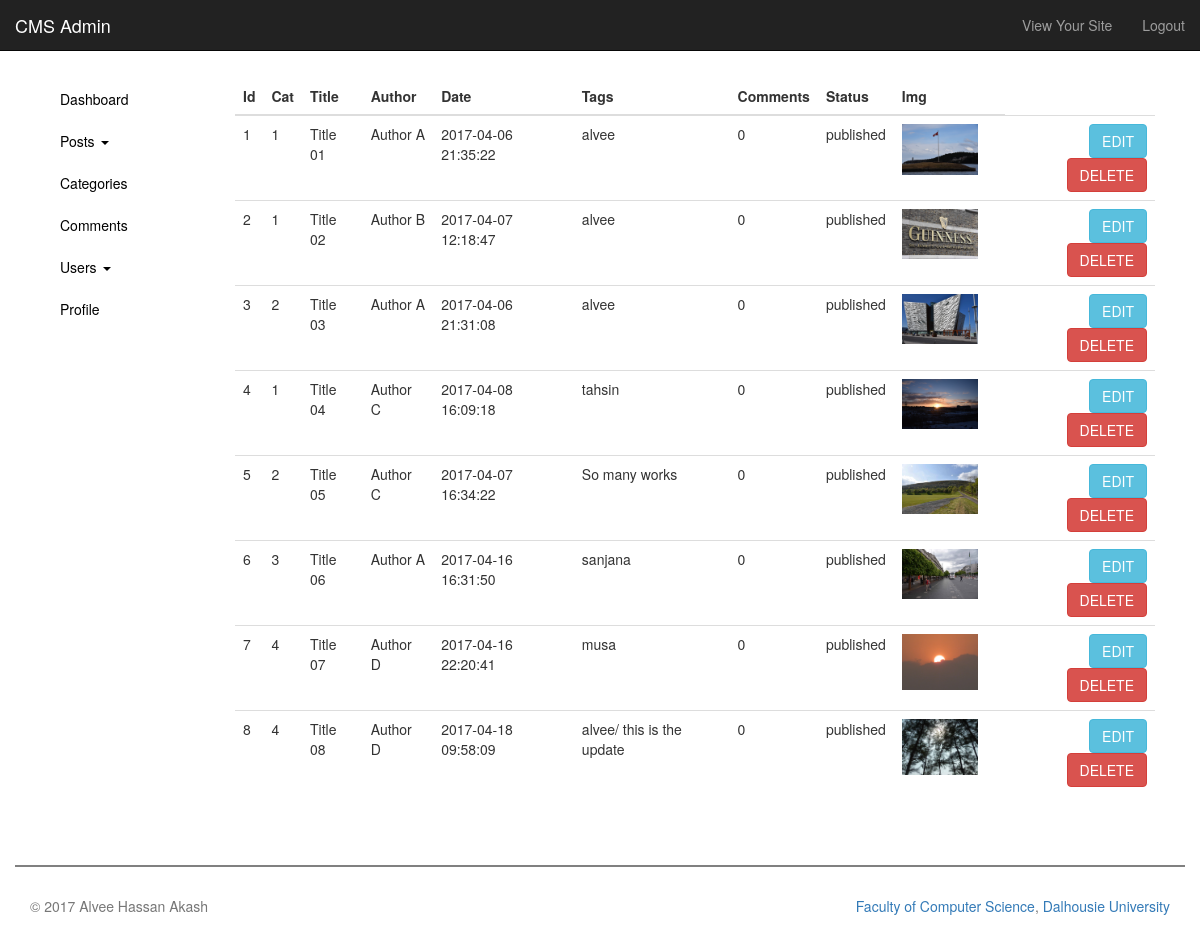
Page /admin/view_posts.php (signed in) on the committed database.
### tables this page shows
CREATE TABLE IF NOT EXISTS `posts` (
  `post_id` int(4) NOT NULL,
  `post_cat_id` int(4) NOT NULL,
  `post_title` varchar(255) NOT NULL,
  `post_author` varchar(255) NOT NULL,
  `post_date` datetime NOT NULL,
  `post_image` text NOT NULL,
  `post_content` text NOT NULL,
  `post_tags` varchar(255) DEFAULT NULL,
  `post_comments` int(4) NOT NULL,
  `post_status` varchar(255) NOT NULL
);

### admin/includes/functions.php (the view, shortened to what this page needs)
<?php
function view_all_posts($fname,$role)
{
    global $conn;
    if ($role==0) {
        $sql = "SELECT * FROM posts";
    }
    elseif($role==1){
        $sql = "SELECT * FROM posts WHERE post_author='$fname'";
    }
    else{
        header("location: profile.php");
    }
    $posts_query_result = $conn->query($sql);
    $posts_display_table_header = <<<_END
        <div class="table-responsive">
            <table class="table table-hover">
                <thead>
                <tr>
                    <th>Id</th>
                    <th>Cat</th>
                    <th>Title</th>
                    <th>Author</th>
                    <th>Date</th>
                    <th>Tags</th>
                    <th>Comments</th>
                    <th>Status</th>
                    <th>Img</th>
                </tr>
                </thead>
                <tbody>
_END;
    $posts_display_table_footer = <<<_END
                    </tbody>
                </table>
            </div>
_END;
    echo $posts_display_table_header;
    if ($posts_query_result->num_rows > 0) {
        while ($row = $posts_query_result->fetch_assoc()) {
            $post_id = $row['post_id'];
            $post_cat_id = $row['post_cat_id'];
            $post_title = $row['post_title'];
            $post_author = $row['post_author'];
            $post_date = $row['post_date'];
            $post_image = $row['post_image'];
            $post_tags = $row['post_tags'];
            $post_comments = $row['post_comments'];
            $post_status = $row['post_status'];
            echo "<tr>";
            echo "<td>$post_id</td>";
            echo "<td>$post_cat_id</td>";
            echo "<td>$post_title</td>";
            echo "<td>$post_author</td>";
            echo "<td>$post_date</td>";
            echo "<td>$post_tags</td>";
            echo "<td>$post_comments</td>";
            echo "<td>$post_status</td>";
            echo "<td><img class=\"img-responsive\" src=\"../images/$post_image\" alt=\"No Img\" style=\"width: 100px\"></td>";
            echo "<td class='text-right'><a class='btn btn-info' href='includes/edit_post.php?post_id=$post_id'>EDIT</a>";
            echo "<a class='btn btn-danger' href='view_posts.php?delete_post=$post_id'>DELETE</a></td>";
            echo "</tr>";
        }
    } else {
        echo "<tr>";
        echo "<td colspan='3'>No posts exist yet.</td>";
        echo "</tr>";
    }
    echo $posts_display_table_footer;
}
?>

### admin/includes/header.php (shortened to what this page needs)
<?php
$current_page = basename($_SERVER['PHP_SELF']);
$pages = array("add_user.php","comments24.php" ,"edit_post.php", "edit_profile.php", "edit_user.php", "view_all_posts.php", "view_all_users.php", "view_profile.php");
$numbers = count($pages);
for ($x=0; $x<$numbers;$x++) {
    if ($current_page == $pages[$x]) {
        $page = true;
        $name_page = "Include Folder";
        break;
    } else {
        $page = false;
    }
}
?>
<?php
$loggedIn = $_SESSION['loggedIn'];
$loginError = $_SESSION['loginError'];
if ($loggedIn && !$loginError) {
    ?>
    <!DOCTYPE html>
    <html lang="en">
    <head>
        <link rel="stylesheet" href="<?php if($page==true){echo "../../css/bootstrap.css";} else {echo "../css/bootstrap.css";}?>">
        <link rel="stylesheet" href="<?php if($page==true){echo "../../css/bootstrap.min.css";} else {echo "../css/bootstrap.min.css";}?>">
        <link rel="stylesheet" href="<?php if($page==true){echo "../../css/mystyles.css";} else {echo "../css/mystyles.css";}?>">
    </head>
<body>
    <div class="container">
        <div class="row">
            <?php require_once "navigation.php"; ?>
        </div>
    </div>
    <div class="container myContainer" id="main">
        <div class="row">
            <div class="col-sm-12 col-md-12 col-lg-12">
    <?php
}
else {header("Location: ../index.php?unauthAccess=true"); session_destroy();}
?>

### admin/includes/navigation.php (shortened to what this page needs)
<?php
$current_page = basename($_SERVER['PHP_SELF']);
$pages = array("add_user.php","comments24.php" ,"edit_post.php", "edit_profile.php", "edit_user.php", "view_all_posts.php", "view_all_users.php", "view_profile.php");
$numbers = count($pages);
for ($x=0; $x<$numbers;$x++) {
    if ($current_page == $pages[$x]) {
        $page = true;
        break;
    } else {
        $page = false;
    }
}
?>
<nav class="navbar navbar-inverse navbar-fixed-top">
    <div class="container-fluid">
        <div class="navbar-header">
            <a id="use" class="navbar-brand" href="javascript:void(0)"><?php echo "CMS".$_SESSION['who']; ?></a>
        </div>
        <div class="collapse navbar-collapse" id="bs-example-navbar-collapse-2">
            <ul class="nav navbar-nav navbar-right">
                <li><a href='<?php if($page==true){echo "../../index.php";} else {echo "../index.php";}?>'>View Your Site</a></li>
                <li><a href='<?php if($page==true){echo "logout.php";} else {echo "includes/logout.php";}?>'>Logout</a></li>
            </ul>
        </div>
    </div>
</nav>

### admin/includes/left_sidebar.php (shortened to what this page needs)
<?php
$current_page = basename($_SERVER['PHP_SELF']);
$pages = array("add_user.php", "edit_post.php", "edit_profile.php", "edit_user.php", "view_all_posts.php", "view_all_users.php", "view_profile.php");
$numbers = count($pages);
for ($x=0; $x<$numbers;$x++) {
    if ($current_page == $pages[$x]) {
        $page = true;
        break;
    } else {
        $page = false;
    }
}
?>
<div class="col-sm-12 col-lg-2" id="try">
    <div class="container">
        <div class="sidenav">
            <?php if ($_SESSION[role] == 0 || $_SESSION[role] == 1) {
                ?><a href='<?php if ($page == true) {
                    echo "../dashboard.php";
                } else echo "dashboard.php"; ?>'>Dashboard</a>
                <?php
            }
            ?>
            <a data-toggle="collapse" data-target="#post" href="#">Posts <span class="caret"></span></a>
            <a href="<?php if($page==true){echo "../categories.php";} else echo "categories.php";?>">Categories</a>
            <a href="<?php if($page==true){echo "../comments.php";} else echo "comments.php";?>">Comments</a>
            <a data-toggle="collapse" data-target="#user" href="#">Users <span class="caret"></span></a>
            <a href='<?php if($page==true){echo "../profile.php";} else echo "profile.php";?>'>Profile</a>
        </div>
    </div>
</div>

### admin/view_posts.php (shortened to what this page needs)
<?php
include "includes/header.php";
include "includes/left_sidebar.php";
include "includes/db.php";
include "includes/functions.php";
?>
<div id="right" class="col-sm-12 col-lg-10">
    <?php
    view_all_posts($_SESSION[fname], $_SESSION[role]);
    ?>
</div>
<?php
    include "includes/footer.php";
?>

### admin/includes/footer.php (shortened to what this page needs)
</div>
</div>
</div>
<div class="container">
    <div class="row">
        <footer class="myFooter">
            <p id="footer1p" class="col-sm-12 col-md-6 text-muted">&copy; 2017 Alvee Hassan Akash</p>
            <p id="footer2p" class="col-sm-12 col-md-6 text-muted text-right"><a href="https://www.dal.ca/cs" target="_blank">Faculty of Computer Science</a>, <a href="https://www.dal.ca" target="_blank">Dalhousie University</a></p>
        </footer>
    </div>
</div>
</body>
</html>

### css/mystyles.css (style rules this page uses)
.myContainer { min-height: 540px; padding-top: 60px; }
img { max-width: 80% !important; }
.myFooter { margin-top: 3.6em; border-top: 2px solid grey; min-height: 3.6em; padding-top: 20px; padding-bottom: 20px; }
.myFooter p { line-height: 1.5em; vertical-align: middle; }
#try { display: block; }
.sidenav { height: 100%; max-width: 220px; z-index: 1; top: 0; left: 0; overflow-x: hidden; transition: 0.5s; }
.sidenav a { text-decoration: none; line-height: 3em; color: black; display: block; transition: 0.3s }
#main { transition: margin-left .5s; //border: solid 2px red; }
[class^="col-"] { padding-top: 9px; }

### rows in the picture
posts: post_id "1", post_cat "1", post_title "Title 01", post_author "Author A", post_date "2017-04-06 21:35:22", post_tags "alvee", post_comments "0", post_status "published", post_image (picture)
posts: post_id "2", post_cat "1", post_title "Title 02", post_author "Author B", post_date "2017-04-07 12:18:47", post_tags "alvee", post_comments "0", post_status "published", post_image (picture)
posts: post_id "3", post_cat "2", post_title "Title 03", post_author "Author A", post_date "2017-04-06 21:31:08", post_tags "alvee", post_comments "0", post_status "published", post_image (picture)
posts: post_id "4", post_cat "1", post_title "Title 04", post_author "Author C", post_date "2017-04-08 16:09:18", post_tags "tahsin", post_comments "0", post_status "published", post_image (picture)
posts: post_id "5", post_cat "2", post_title "Title 05", post_author "Author C", post_date "2017-04-07 16:34:22", post_tags "So many works", post_comments "0", post_status "published", post_image (picture)
posts: post_id "6", post_cat "3", post_title "Title 06", post_author "Author A", post_date "2017-04-16 16:31:50", post_tags "sanjana", post_comments "0", post_status "published", post_image (picture)
posts: post_id "7", post_cat "4", post_title "Title 07", post_author "Author D", post_date "2017-04-16 22:20:41", post_tags "musa", post_comments "0", post_status "published", post_image (picture)
posts: post_id "8", post_cat "4", post_title "Title 08", post_author "Author D", post_date "2017-04-18 09:58:09", post_tags "alvee/ this is the update", post_comments "0", post_status "published", post_image (picture)

### other values in the picture
$_SESSION['who'] "Admin"
